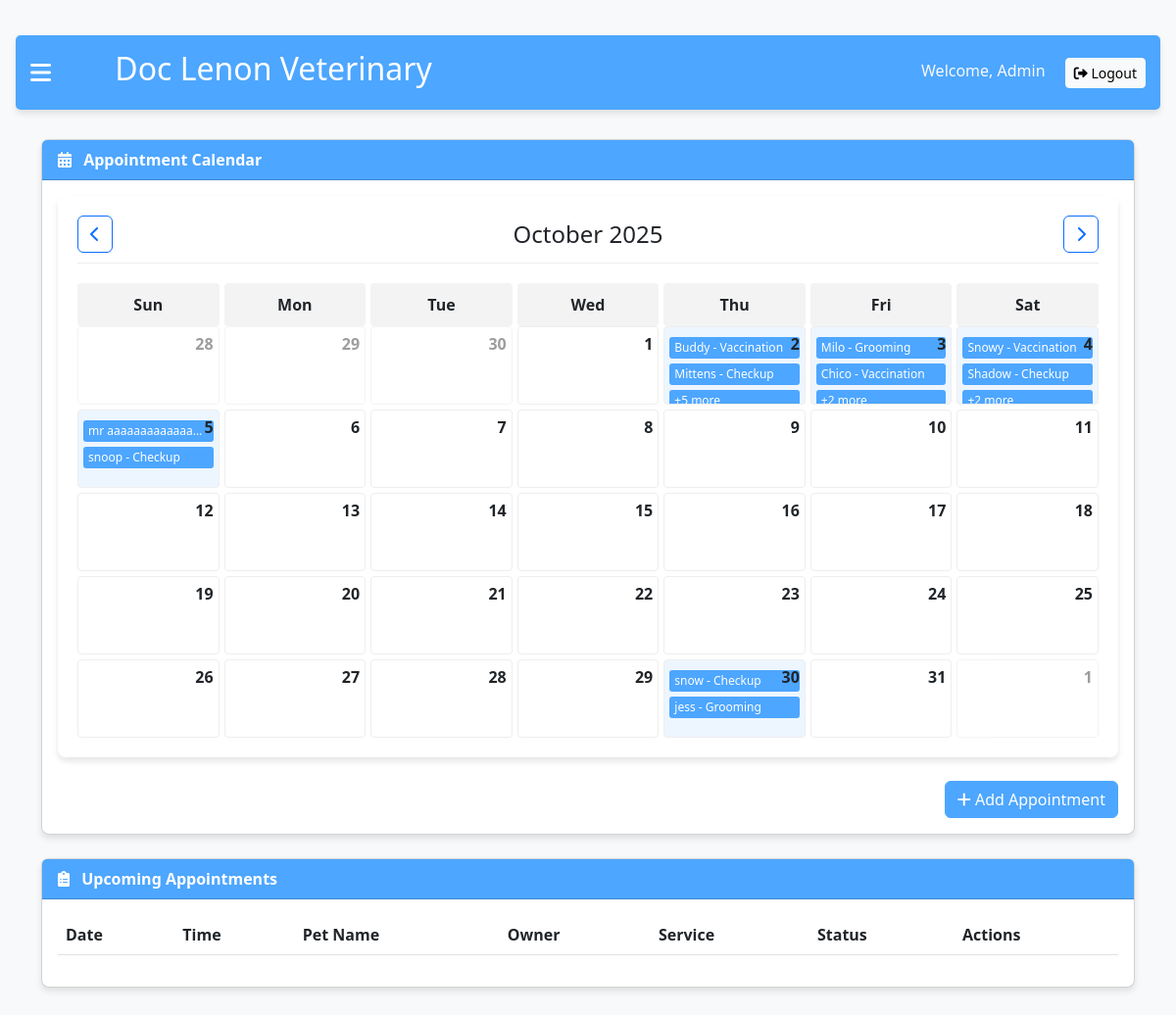
Page /c2.php?year=2025&month=10 (signed in) on the earlier database version.
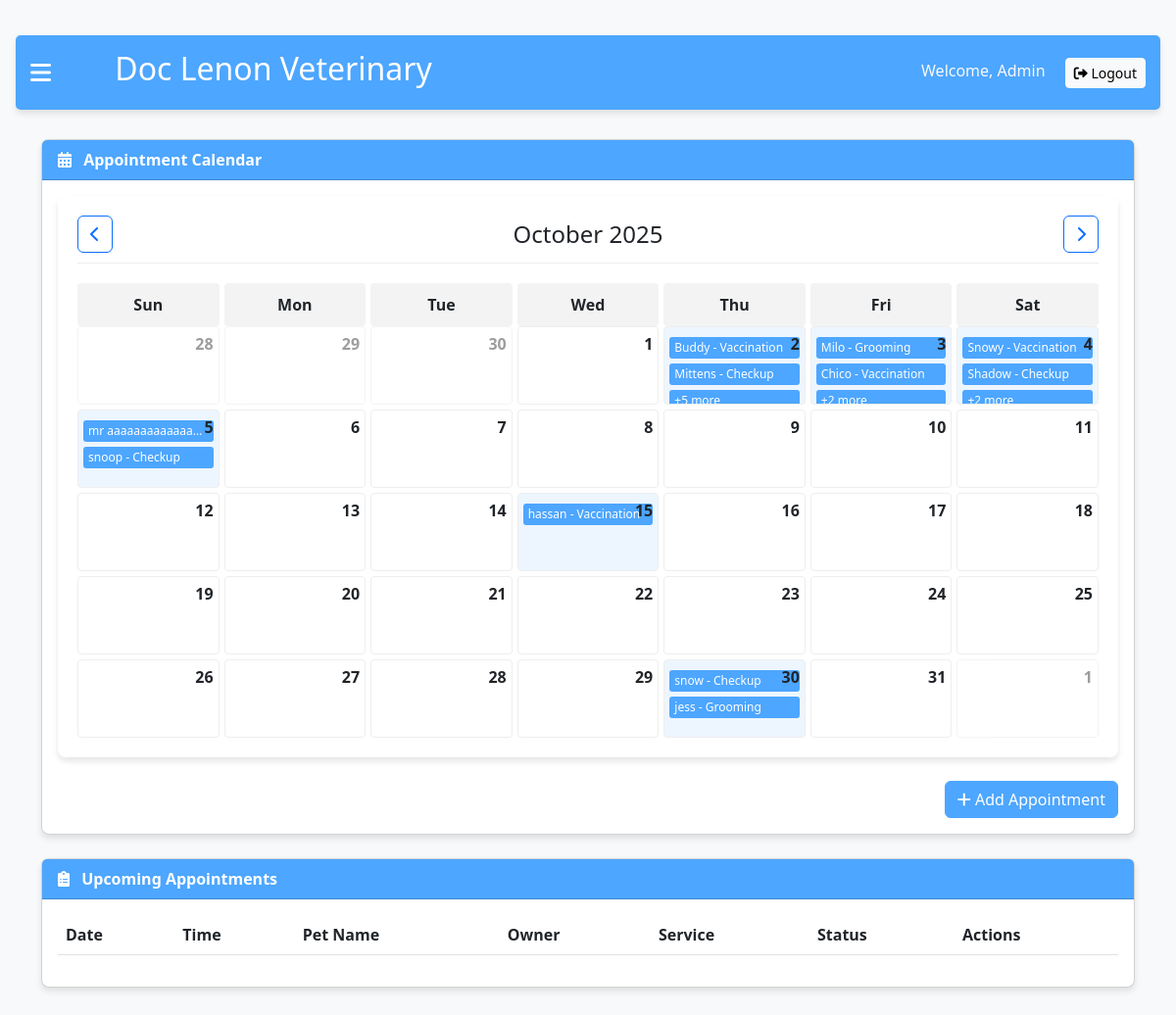
Same page on the later database version.
### tables this page shows
CREATE TABLE `appointments` (
  `id` int(11) NOT NULL,
  `appointment_date` date NOT NULL,
  `appointment_time` time NOT NULL,
  `pet_name` varchar(100) NOT NULL,
  `pet_type` varchar(50) NOT NULL,
  `owner_name` varchar(100) NOT NULL,
  `owner_phone` varchar(20) NOT NULL,
  `service_type` varchar(50) NOT NULL,
  `notes` text DEFAULT NULL,
  `status` varchar(20) DEFAULT 'Pending',
  `created_at` timestamp NOT NULL DEFAULT current_timestamp()
);

### c2.php (the view, shortened to what the changed rows need)
<?php
$servername = "localhost";
$username = "root";
$password = "";
$dbname = "taho";
$conn = new mysqli($servername, $username, $password, $dbname);
$year = isset($_GET['year']) ? intval($_GET['year']) : date('Y');
$month = isset($_GET['month']) ? intval($_GET['month']) : date('n');
$firstDayOfMonth = mktime(0, 0, 0, $month, 1, $year);
$numberDays = date('t', $firstDayOfMonth);
$dateComponents = getdate($firstDayOfMonth);
$dayOfWeek = $dateComponents['wday'];
$appointments = [];
$sql = "SELECT * FROM appointments";
$result = $conn->query($sql);
if ($result && $result->num_rows > 0) {
    while ($row = $result->fetch_assoc()) {
        $date = $row['appointment_date'];
        if (!isset($appointments[$date])) {
            $appointments[$date] = [];
        }
        $appointments[$date][] = [
            'pet_name' => $row['pet_name'],
            'service' => $row['service_type'],
            'time' => date('g:i A', strtotime($row['appointment_time']))
        ];
    }
}
?>
<!DOCTYPE html>
<html lang="en">
<head>
    <link href="https://cdn.jsdelivr.net/npm/bootstrap@5.3.0-alpha1/dist/css/bootstrap.min.css" rel="stylesheet">
    <link rel="stylesheet" href="https://cdnjs.cloudflare.com/ajax/libs/font-awesome/6.0.0/css/all.min.css">
</head>
<body>
    <div id="main" class="main-content">
        <div class="admin-header">
            <div class="d-flex align-items-center">
                <h2><i class="fas fa-paw paw-logo"></i> Doc Lenon Veterinary</h2>
            </div>
        </div>
        <div class="container">
            <div class="row">
                <div class="col-md-12">
                    <div class="card mb-4">
                        <div class="card-body">
                            <div class="calendar">
                                <div class="calendar-dates">
                                    <?php
                                    for ($i = 0; $i < $dayOfWeek; $i++) {
                                        $lastMonthDay = date('j', strtotime('last day of previous month', $firstDayOfMonth));
                                        $dayNum = $lastMonthDay - $dayOfWeek + $i + 1;
                                        echo '<div class="calendar-date text-muted">';
                                        echo '<div class="date-number">' . $dayNum . '</div>';
                                        echo '</div>';
                                    }
                                    for ($day = 1; $day <= $numberDays; $day++) {
                                        $currentDate = sprintf('%04d-%02d-%02d', $year, $month, $day);
                                        $hasAppointments = isset($appointments[$currentDate]) && count($appointments[$currentDate]) > 0;
                                        $class = 'calendar-date';
                                        if ($hasAppointments) $class .= ' has-appointments';
                                        echo '<div class="' . $class . '" data-date="' . $currentDate . '" onclick="showAppointments(\'' . $currentDate . '\')">';
                                        echo '<div class="date-number">' . $day . '</div>';
                                        if ($hasAppointments) {
                                            foreach ($appointments[$currentDate] as $index => $apt) {
                                                if ($index < 2) {
                                                    echo '<div class="appointment">' . $apt['pet_name'] . ' - ' . $apt['service'] . '</div>';
                                                } elseif ($index == 2) {
                                                    $remaining = count($appointments[$currentDate]) - 2;
                                                    echo '<div class="appointment">+' . $remaining . ' more</div>';
                                                    break;
                                                }
                                            }
                                        }
                                        echo '</div>';
                                    }
                                    $totalCells = $dayOfWeek + $numberDays;
                                    $remainingCells = 7 - ($totalCells % 7);
                                    if ($remainingCells < 7) {
                                        for ($i = 1; $i <= $remainingCells; $i++) {
                                            echo '<div class="calendar-date text-muted">';
                                            echo '<div class="date-number">' . $i . '</div>';
                                            echo '</div>';
                                        }
                                    }
                                    ?>
                                </div>
                            </div>
                        </div>
                    </div>
                    <div class="card">
                        <div class="card-body">
                            <div class="table-responsive">
                                <table class="table table-striped">
                                    <thead>
                                        <tr>
                                            <th>Date</th>
                                            <th>Time</th>
                                            <th>Pet Name</th>
                                            <th>Owner</th>
                                            <th>Service</th>
                                            <th>Status</th>
                                            <th>Actions</th>
                                        </tr>
                                    </thead>
                                </table>
                            </div>
                        </div>
                    </div>
                </div>
            </div>
        </div>
    </div>
</body>
</html>

Differences in the rows shown:
added appointments: pet_name "hassan", service_type "Vaccination"
